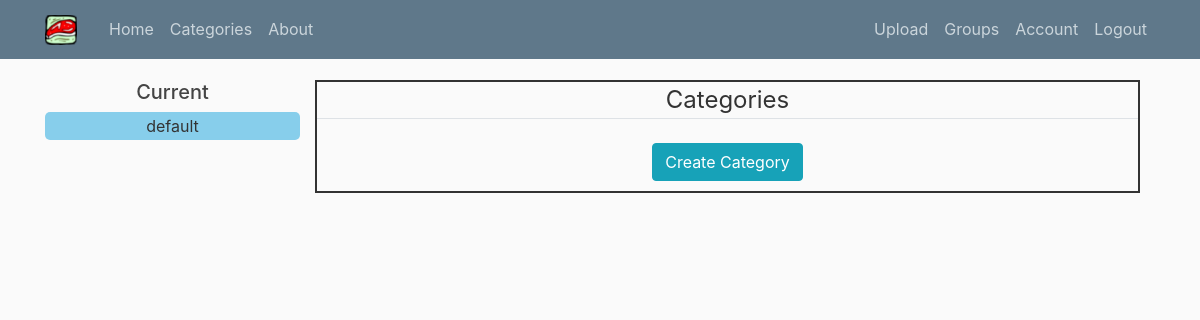
The page /categories/show (signed in) on the database as committed earlier.
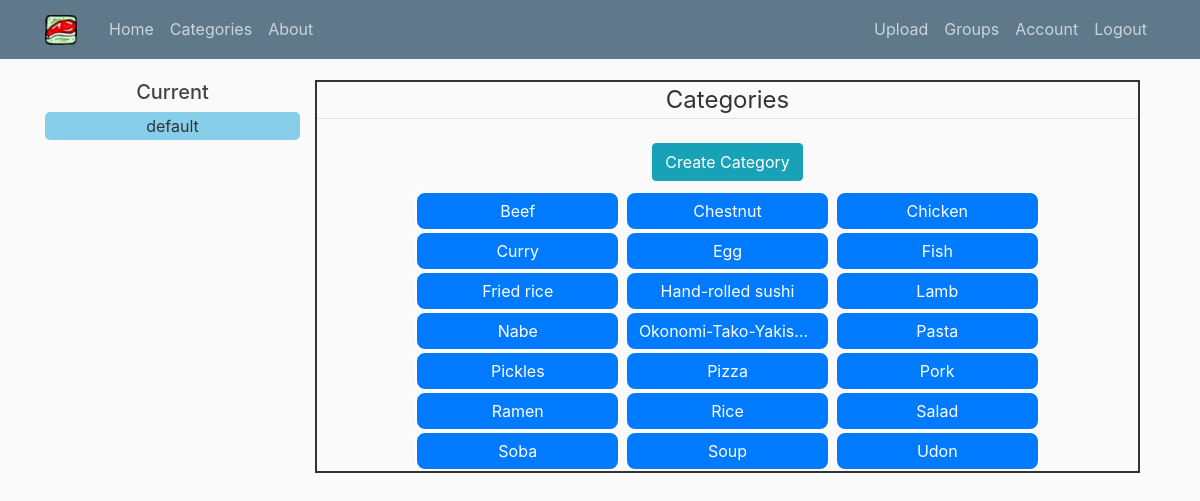
The same page on the database as committed later.
### recipe_scheduler/models.py (models this page shows, shortened)
class Group(db.Model):
    __table_name__ = 'group'
    id = db.Column(db.Integer, primary_key=True)
    group_name = db.Column(db.String(50), unique=False)
    events = db.relationship('Event', backref='event_group', lazy=True)
    categories = db.relationship(
        'Category', backref='category_group', lazy=True)
    created_by = db.Column(db.Integer, db.ForeignKey('user.id'))

class Category(db.Model):
    __table_name__ = 'category'
    id = db.Column(db.Integer, primary_key=True)
    category_name = db.Column(db.String(30), unique=False, nullable=False)
    recipes = db.relationship('Recipe', backref='category', lazy=True)
    group_id = db.Column(db.Integer, db.ForeignKey('group.id'), nullable=False)
    def to_dict(self):
        return {
            'id': self.id,
            'category_name': self.category_name,
            'categories': self.recipes
        }

### recipe_scheduler/categories/routes.py (the view)
@categories.route('/categories/show', methods=['GET'])
@login_required
def show_categories():
    select_group = current_user.get_current_group()
    all_categories = Category.query.filter_by(group_id=select_group)\
        .order_by(Category.category_name).all()
    categories_list = [c.to_dict() for c in all_categories]
    user_list = current_user.user_groups
    return render_template('show_categories.html',
                           categories_list=categories_list,
                           user_list=user_list,
                           select_group=int(select_group))

### recipe_scheduler/models.py (called while the page is built)
@login_manager.user_loader
def loader_user(user_id):
    return User.query.get(int(user_id))

    def get_current_group(self):
        return self.current_group

### recipe_scheduler/templates/show_categories.html
{% extends "layout.html" %}
{% block content %}
    <div class="categories row">
        <legend class="border-bottom mb-4">Categories</legend>
        <div class="new-category">
            <a class="btn btn-info" href=" {{ url_for('categories.new_category') }} ">Create Category</a>
        </div>
        <div class="categories-list">
            {% for category in categories_list %}
                <a class="btn btn-primary col-md-3 col-5 category" href=" {{ url_for('categories.show_recipes', category_id=category.id) }} ">{{category.category_name}}</a>
            {% endfor %}
        </div>
    </div>
{% endblock content %}

### recipe_scheduler/templates/layout.html (shortened to what this page needs)
<!DOCTYPE html>
<html lang="en">
<head>
    <link rel="stylesheet" href="https://stackpath.bootstrapcdn.com/bootstrap/4.3.1/css/bootstrap.min.css"
>
    <link rel="stylesheet" href="https://cdn.datatables.net/1.10.20/css/jquery.dataTables.min.css"
>
    <link rel="stylesheet" type="text/css" href="{{ url_for('static', filename='main.css') }}">
</head>
<body>
    <header class="site-header">
        <nav class="navbar navbar-expand-md navbar-dark bg-steel fixed-top">
            <div class="container">
                <a class="navbar-brand mr-4" href="/home"><img src="{{ url_for('static', filename='food-logo.png') }}" alt="Food Recipe Scheduler"></a>
                <div class="collapse navbar-collapse" id="navbarToggle">
                    <div class="navbar-nav mr-auto">
                        {% if current_user.is_authenticated %}
                        <a class="nav-item nav-link" href="{{ url_for('main.home') }}">Home</a>
                        <a class="nav-item nav-link" href="{{ url_for('categories.show_categories') }}">Categories</a>
                        {% endif %}
                        <a class="nav-item nav-link" href="{{ url_for('main.about') }}">About</a>
                    </div>
                    <div class="navbar-nav">
                        {% if current_user.is_authenticated %}
                        <a class="nav-item nav-link" href="{{ url_for('uploads.upload_recipe')}}">Upload</a>
                        <a class="nav-item nav-link" href="{{ url_for('users.show_groups')}}">Groups</a>
                        <a class="nav-item nav-link" href="{{ url_for('users.account')}}">Account</a>
                        <a class="nav-item nav-link" href="{{ url_for('users.logout')}}">Logout</a>
                        {% else %}
                        <a class="nav-item nav-link" href="{{ url_for('users.login')}}">Login</a>
                        <a class="nav-item nav-link" href="{{ url_for('users.register')}}">Register</a>
                        {% endif %}
                    </div>
                </div>
            </div>
        </nav>
    </header>
    <main role="main" class="container">
        <div class="row">
        {% if current_user.is_authenticated %}
            <div class="sub-menu col-md-3 col-sm-3 col-3">
                {% include "sub_menu.html" %}
            </div>
            <div class="main-calendar col-md-9 col-sm-9 col-9">
        {% else %}
            <legend class="border-bottom mb-4">Food Recipe Scheduler</legend>
            <div class="main-calendar col-md-12 col-sm-12 col-12">
        {% endif %}
                {% block content %}{% endblock %}
            </div>
        </div>
    </main>
</body>
</html>

### recipe_scheduler/templates/sub_menu.html (shortened to what this page needs)
{% if current_user.is_authenticated %}
    {% if group_title %}
<form name="myForm" action="{{ url_for('main.home') }}" method="post" id="submit-form-group">
    <h5>{{group_title}}</h5>
    <div id="submenu-group" class="">
        {% for i in user_list%}
        <input type="radio"
               {% if i.id == select_group %}
               checked="checked"
               {% endif %}
               name="group_options" id="option-{{i.id}}" value="{{i.id}}" class="radiobutton" />
        <label for="option-{{i.id}}" class="radio-label">
        {% if i.created_by == current_user.id %}
            {{i.group_name}}
        {% else %}
            {{i.group_name}}(shared)
        {% endif %}
        </label>
        <br>
        {% endfor %}
    </div>
</form>
    {% else %}
    {% for i in user_list%}
    {% if i.id == select_group %}
    <div class="current-group">
        <h5>Current</h5>
        {% if i.created_by == current_user.id %}
            <div class="current-group-name">{{i.group_name}}</div>
        {% else %}
            <div class="current-group-name">{{i.group_name}}(Shared)</div>
        {% endif %}
    </div>
    {% endif %}
    {% endfor %}
    {% endif%}
{% endif %}

### recipe_scheduler/static/main.css (style rules this page uses)
body { background: #fafafa; color: #333333; margin-top: 5rem; height: 100%; }
h1, h2, h3, h4, h5, h6 { color: #444444; }
.bg-steel { background-color: #5f788a; }
.site-header .navbar-nav .nav-link { color: #cbd5db; }
.nav-link { padding: 0px; }
.main-calendar { text-align: center; }
.category { border: 2px solid white; overflow: hidden; white-space: nowrap; text-overflow: ellipsis; width: 100%; border-radius: 10px; }
.row { height: 100%; }
.row legend { text-align: center; }
.current-group { text-align: center; }
.current-group-name { padding: 2px 10px; width: 100%; border-radius: 5px; cursor: pointer; background-color: skyblue; }
.categories { display: flex; width: 100%; text-align: center; border: 2px solid; }
.new-category { display: inline-block; width: 100%; margin-bottom: 10px; }

Rows that differ between the two databases and show on the page:
added Category: category_name "Beef"
added Category: category_name "Chestnut"
added Category: category_name "Chicken"
added Category: category_name "Curry"
added Category: category_name "Egg"
added Category: category_name "Fish"
added Category: category_name "Fried rice"
added Category: category_name "Hand-rolled sushi"
added Category: category_name "Lamb"
added Category: category_name "Nabe"
added Category: category_name "Okonomi-Tako-Yakis…"
added Category: category_name "Pasta"
added Category: category_name "Pickles"
added Category: category_name "Pizza"
added Category: category_name "Pork"
added Category: category_name "Ramen"
added Category: category_name "Rice"
added Category: category_name "Salad"
added Category: category_name "Soba"
added Category: category_name "Soup"
added Category: category_name "Udon"
